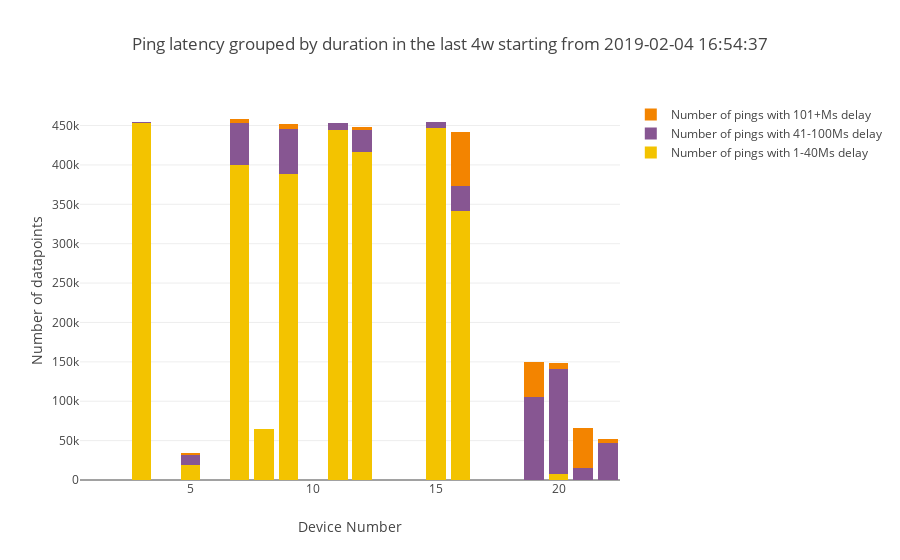

Source (notebook cell):
### Code cell
combined_bar_plot_3traces(xvalues=device_numbers,
                         yvalues1=ping_group1_time,
                         yvalues2=ping_group2_time,
                         yvalues3=ping_group3_time,
                         name1="Number of pings with 1-"+str(range1)+"Ms delay",
                         name2="Number of pings with "+str(range1+1)+"-"+str(range2)+"Ms delay",
                         name3="Number of pings with "+str(range2+1)+"+Ms delay",
                         title="Ping latency grouped by duration in the last "+time_interval+ " starting from "+ starting_point,
                         ytitle="Number of datapoints")

### Figure 1 — Plotly figure (JSON) as saved in the notebook; plotly's stock layout.template omitted (floating-point values rounded to 4 significant figures)
{"data": [{"marker": {"color": "#F3C300"}, "name": "Number of pings with 1-40Ms delay", "type": "bar", "x": [1, 2, 3, 4, 5, 6, 7, 8, 9, 10, 11, 12, 13, 14, 15, 16, 17, 18, 19, 20, 21, 22], "y": [0, 0, 453775, 0, 18927, 0, 400394, 65222, 388380, 0, 444689, 415931, 0, 0, 446301, 341374, 0, 0, 0, 7556, 0, 0]}, {"marker": {"color": "#875692"}, "name": "Number of pings with 41-100Ms delay", "type": "bar", "x": [1, 2, 3, 4, 5, 6, 7, 8, 9, 10, 11, 12, 13, 14, 15, 16, 17, 18, 19, 20, 21, 22], "y": [0, 0, 652, 0, 13018, 0, 53310, 84, 57094, 0, 9091, 28670, 0, 0, 8012, 31775, 0, 0, 104782, 133115, 14843, 46519]}, {"marker": {"color": "#F38400"}, "name": "Number of pings with 101+Ms delay", "type": "bar", "x": [1, 2, 3, 4, 5, 6, 7, 8, 9, 10, 11, 12, 13, 14, 15, 16, 17, 18, 19, 20, 21, 22], "y": [0, 0, 1, 0, 2518, 0, 4605, 0, 6457, 0, 1, 3748, 0, 0, 1, 68145, 0, 0, 44742, 8084, 50574, 5964]}], "layout": {"barmode": "stack", "title": "Ping latency grouped by duration in the last 4w starting from 2019-02-04 16:54:37", "xaxis": {"title": "Device Number"}, "yaxis": {"title": "Number of datapoints"}}}
